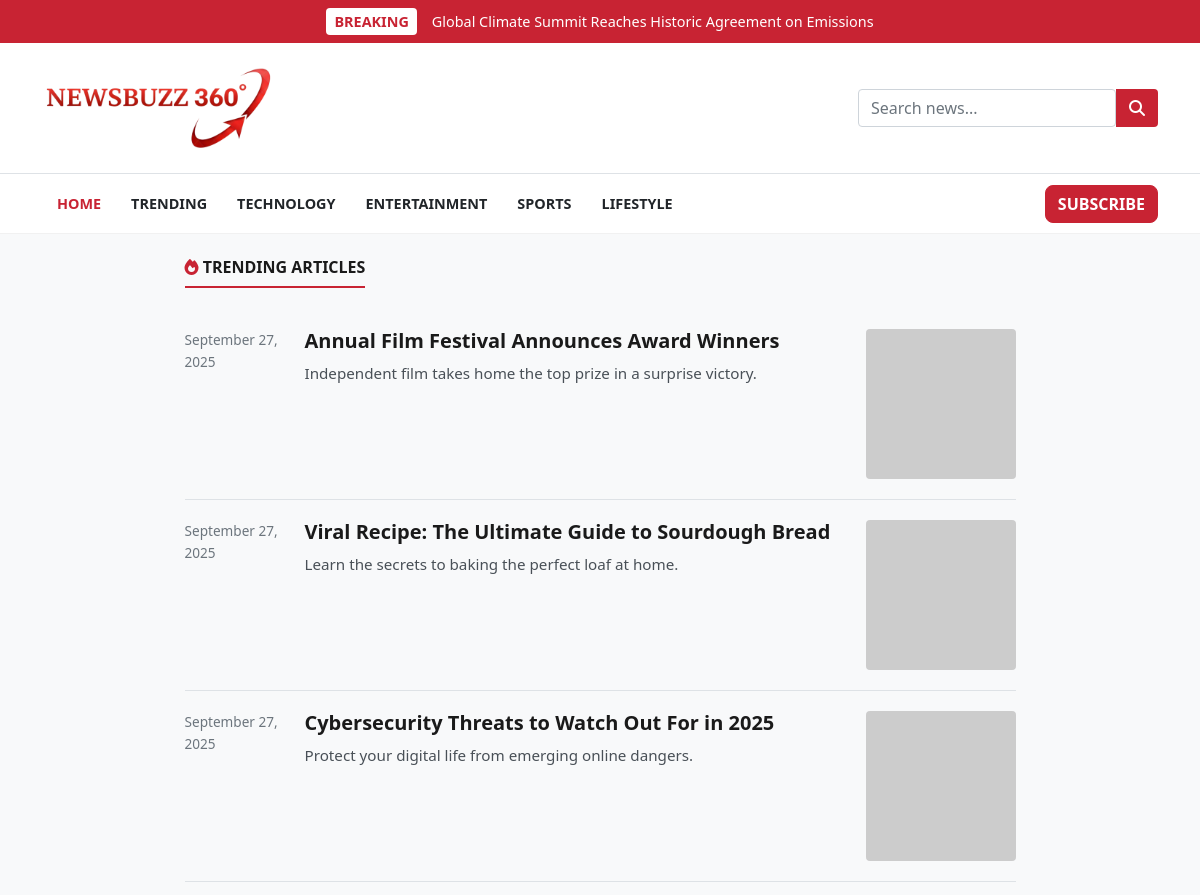
/trending (upper part), run on an earlier commit of the app's database.
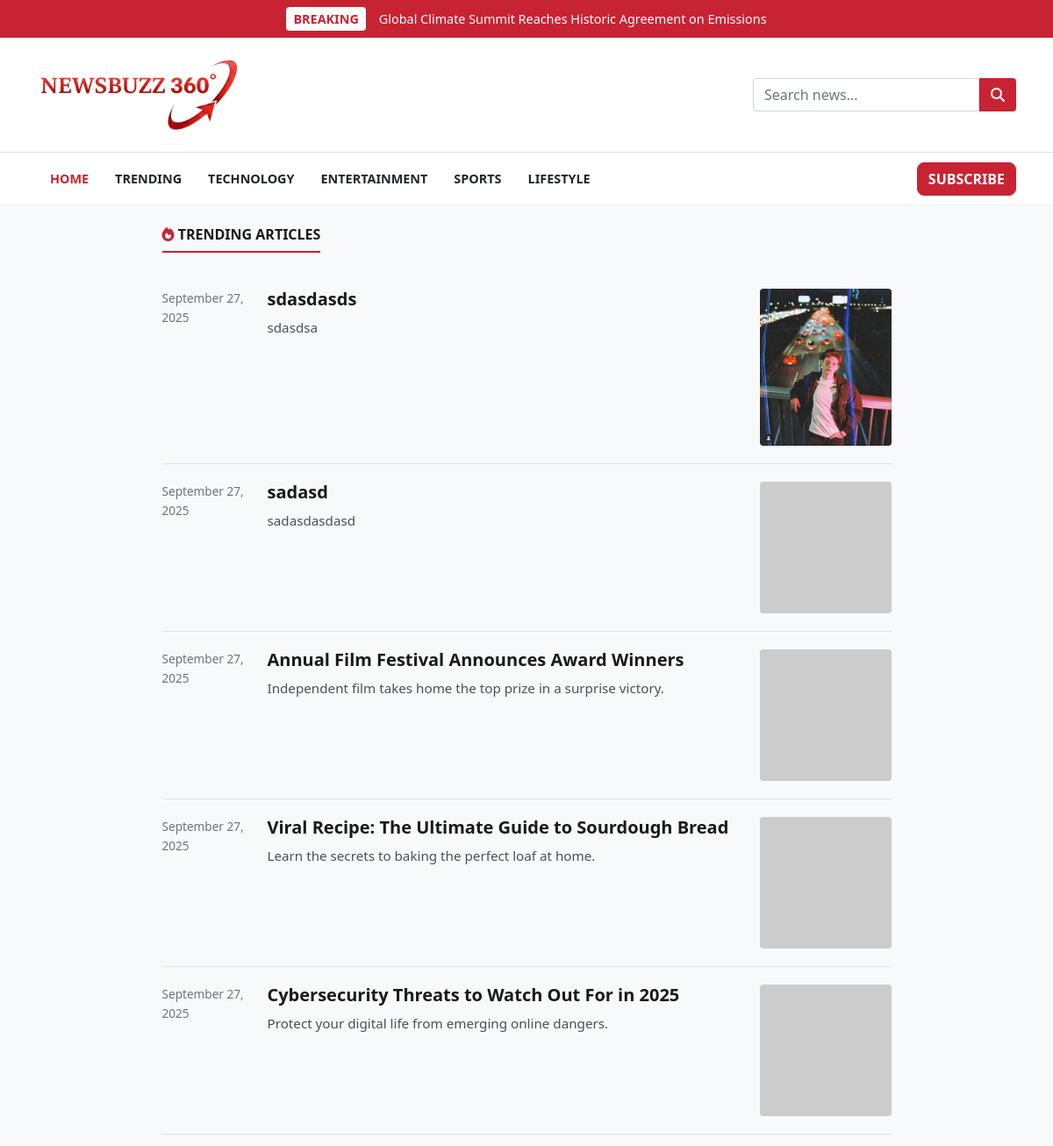
And on a later commit of the database.
### models.py (models this page shows, shortened)
class Post(db.Model):
    id = db.Column(db.Integer, primary_key=True)
    title = db.Column(db.String(100), nullable=False)
    subtitle = db.Column(db.String(150), nullable=True)
    content = db.Column(db.Text, nullable=False)
    category = db.Column(db.String(50), nullable=True)
    thumbnail = db.Column(db.String(100), nullable=True)
    featured = db.Column(db.Boolean, default=False)
    created_at = db.Column(db.DateTime, default=datetime.utcnow)

### app.py (the view)
@app.route("/trending")
def trending():
    trending_posts = Post.query.filter_by(featured=True).order_by(Post.id.desc()).all()
    return render_template("trending.html", posts=trending_posts)

### app.py (called while the page is built)
@app.template_filter('datetime')
def format_datetime(value, format='%B %d, %Y'):
    if isinstance(value, datetime):
        return value.strftime(format)
    return "Recent"

@app.context_processor
@cache.cached(timeout=600)
def inject_categories():
    categories = db.session.query(Post.category, db.func.count(Post.id).label('count')).filter(Post.category.isnot(None), Post.category != '').group_by(Post.category).all()
    current_year = datetime.now().year
    return dict(categories=categories, current_year=current_year)

### templates/trending.html
{% extends "base.html" %}
{% block content %}
<div class="row justify-content-center">
    <div class="col-lg-9">
        <section>
            <h2 class="section-title">
                <span><i class="fas fa-fire"></i> Trending Articles</span>
            </h2>
            {% if posts %}
                {% for post in posts %}
                <div class="news-list-item">
                    <div class="timestamp">{{ post.created_at|datetime }}</div>
                    <div class="content">
                        <h4 class="title"><a href="{{ url_for('article', id=post.id) }}">{{ post.title }}</a></h4>
                        <p class="summary">{{ post.subtitle or post.content|truncate(120) }}</p>
                    </div>
                    <div class="thumbnail">
                        <a href="{{ url_for('article', id=post.id) }}">
                             <img src="{{ url_for('static', filename='uploads/' + post.thumbnail) if post.thumbnail else 'https://via.placeholder.com/150' }}" alt="{{ post.title }}">
                        </a>
                    </div>
                </div>
                {% endfor %}
            {% else %}
                <div class="text-center py-5">
                    <h3 class="text-muted">No trending articles at the moment.</h3>
                    <p class="text-muted">Featured posts will appear here.</p>
                </div>
            {% endif %}
        </section>
    </div>
</div>
{% endblock %}

What changed in the data, as far as the page shows it:
added Post: created_at "September 27, 2025", title "sdasdasds", subtitle "sdasdsa", thumbnail (picture)
added Post: created_at "September 27, 2025", title "sadasd", subtitle "sadasdasdasd"
